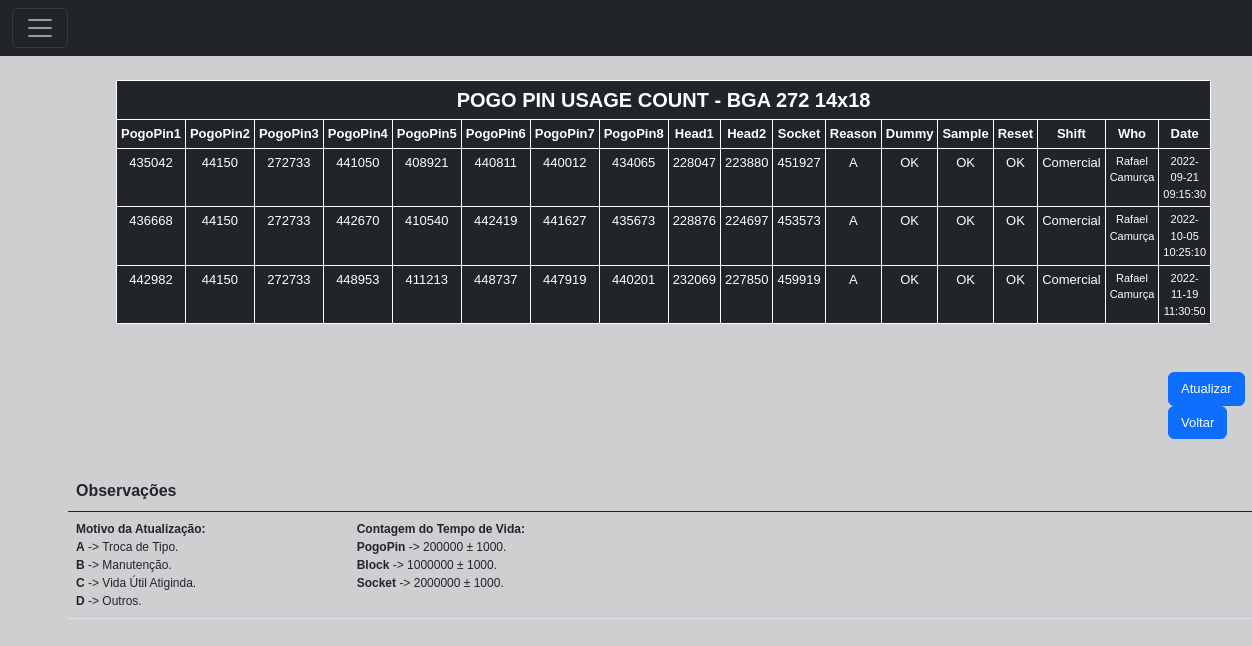
Screenshot of /telas/os/pogopinbga272.php with the database file from the repository.
### tables this page shows
CREATE TABLE `pogopin272` (
  `id` int(11) NOT NULL,
  `pogopin1` int(6) NOT NULL,
  `pogopin2` int(6) NOT NULL,
  `pogopin3` int(6) NOT NULL,
  `pogopin4` int(6) NOT NULL,
  `pogopin5` int(6) NOT NULL,
  `pogopin6` int(6) NOT NULL,
  `pogopin7` int(6) NOT NULL,
  `pogopin8` int(6) NOT NULL,
  `head1` int(6) NOT NULL,
  `head2` int(6) NOT NULL,
  `socket` int(7) NOT NULL,
  `reason` varchar(10) NOT NULL,
  `dummy` varchar(10) NOT NULL,
  `count` varchar(10) NOT NULL,
  `goldensample` varchar(6) NOT NULL,
  `shift` varchar(10) NOT NULL,
  `who` varchar(20) NOT NULL,
  `date` datetime NOT NULL DEFAULT current_timestamp()
);

### telas/os/pogopinbga272.php (the view, shortened to what this page needs)
<?php
include_once("/xampp/htdocs/ccbs/php/bd/conexao.php");
$sql = "SELECT * FROM pogopin272";
$result = $conn->query($sql);
?>
<!DOCTYPE html>
<html lang="ptbr">
<head>
    <link href="http://cdn.jsdelivr.net/npm/bootstrap@5.0.2/dist/css/bootstrap.min.css" rel="stylesheet">
    <link href="https://cdn.jsdelivr.net/npm/bootstrap@5.2.2/dist/css/bootstrap.min.css" rel="stylesheet">
    <link rel="stylesheet" href="/ccbs/CSSS/OS/pogopin_consulta.css">
</head>
<body>
    <nav class="navbar navbar-dark bg-dark fixed-top">
    <div class="container-fluid">
        <button class="navbar-toggler" type="button" data-bs-toggle="offcanvas" data-bs-target="#offcanvasDarkNavbar" aria-controls="offcanvasDarkNavbar">
        <span class="navbar-toggler-icon"></span>
        </button>
    </div>
    </nav>
    <div class="container">
        <div class="m-5">
            <table class="table table-hover table-bordered table-sm table-dark" style="border-color: white; font-size:small;">
                <thead>
                    <tr>
                        <th scope="col" colspan="18" style='text-align: center; font-size: 20px;'>POGO PIN USAGE COUNT - BGA 272 14x18</th>
                    </tr>
                    <tr>
                        <th scope="col" style='text-align: center'>PogoPin1</th>
                        <th scope="col" style='text-align: center'>PogoPin2</th>
                        <th scope="col" style='text-align: center'>PogoPin3</th>
                        <th scope="col" style='text-align: center'>PogoPin4</th>
                        <th scope="col" style='text-align: center'>PogoPin5</th>
                        <th scope="col" style='text-align: center'>PogoPin6</th>
                        <th scope="col" style='text-align: center'>PogoPin7</th>
                        <th scope="col" style='text-align: center'>PogoPin8</th>
                        <th scope="col" style='text-align: center'>Head1</th>
                        <th scope="col" style='text-align: center'>Head2</th>
                        <th scope="col" style='text-align: center'>Socket</th>
                        <th scope="col" style='text-align: center'>Reason</th>
                        <th scope="col" style='text-align: center'>Dummy</th>
                        <th scope="col" style='text-align: center'>Sample</th>
                        <th scope="col" style='text-align: center'>Reset</th>
                        <th scope="col" style='text-align: center'>Shift</th>
                        <th scope="col" style='text-align: center'>Who</th>
                        <th scope="col" style='text-align: center'>Date</th>
                    </tr>
                </thead>
                <tbody>
                    <?php
                        while($user_data = mysqli_fetch_assoc($result))
                        {
                            echo "<tr>";
                            echo "<td style='text-align: center'>".$user_data['pogopin1']."</td>";
                            echo "<td style='text-align: center'>".$user_data['pogopin2']."</td>";
                            echo "<td style='text-align: center'>".$user_data['pogopin3']."</td>";
                            echo "<td style='text-align: center'>".$user_data['pogopin4']."</td>";
                            echo "<td style='text-align: center'>".$user_data['pogopin5']."</td>";
                            echo "<td style='text-align: center'>".$user_data['pogopin6']."</td>";
                            echo "<td style='text-align: center'>".$user_data['pogopin7']."</td>";
                            echo "<td style='text-align: center'>".$user_data['pogopin8']."</td>";
                            echo "<td style='text-align: center'>".$user_data['head1']."</td>";
                            echo "<td style='text-align: center'>".$user_data['head2']."</td>";
                            echo "<td style='text-align: center'>".$user_data['socket']."</td>";
                            echo "<td style='text-align: center'>".$user_data['reason']."</td>";
                            echo "<td style='text-align: center'>".$user_data['dummy']."</td>";
                            echo "<td style='text-align: center'>".$user_data['goldensample']."</td>";
                            echo "<td style='text-align: center'>".$user_data['count']."</td>";
                            echo "<td style='text-align: center'>".$user_data['shift']."</td>";
                            echo "<td style='text-align: center; font-size: 11px;'>".$user_data['who']."</td>";
                            echo "<td style='text-align: center; font-size: 11px;'>".$user_data['date']."</td>";
                        }
                    ?>
                </tbody>
                </table>
        </div>
        <div class="continue-button" style="margin-left: 1100px;">
            <a class="btn btn-primary" href="updatepogopinbga272.php" role="button" style="font-size: small;">Atualizar</a>
            <a class="btn btn-primary" href="../menu.php" role="button" style="font-size: small;">Voltar</a>
        </div>
        <div class="table" style="position: absolute;">
            <table class="table">
            <thead>
                <tr>
                    <th scope="col" colspan="2" style="text-align: left; font-size: 16px; padding-top: 2.5rem;">Observações</th>
                </tr>
            </thead>
            <tbody>
                <tr>
                    <td style="width: 50px; font-size: 12px;"><b>Motivo da Atualização:</b><br>
                                                                <b>A</b> -> Troca de Tipo.<br>
                                                                <b>B</b> -> Manutenção.<br>
                                                                <b>C</b> -> Vida Útil Atiginda.<br>
                                                                <b>D</b> -> Outros.<br></td>
                    <td style="width: 300px; font-size: 12px;"><b>Contagem do Tempo de Vida:</b><br>
                                                <b>PogoPin</b> -> 200000 ± 1000.<br>
                                                <b>Block</b> -> 1000000 ± 1000. <br>
                                                <b>Socket</b> -> 2000000 ± 1000. <br></td>
                </tr>
            </tbody>
            </table>
        </div>
    </div>
</body>
</html>

### CSSS/OS/pogopin_consulta.css (style rules this page uses)
* { padding: 0; margin: 0; box-sizing: border-box; font-family: 'Inter-Tight', sans-serif; }
body { width: 100%; height: 100vh; justify-content: center; align-items: center; background: #63636d4d; }
.container { padding-top: 2rem; width: 100%; }

### rows the page displays
pogopin272: pogopin1 "435042", pogopin2 "44150", pogopin3 "272733", pogopin4 "441050", pogopin5 "408921", pogopin6 "440811", pogopin7 "440012", pogopin8 "434065", head1 "228047", head2 "223880", socket "451927", reason "A", dummy "OK", goldensample "OK", count "OK", shift "Comercial", who "Rafael Camurça", date "2022-09-21 09:15:30"
pogopin272: pogopin1 "436668", pogopin2 "44150", pogopin3 "272733", pogopin4 "442670", pogopin5 "410540", pogopin6 "442419", pogopin7 "441627", pogopin8 "435673", head1 "228876", head2 "224697", socket "453573", reason "A", dummy "OK", goldensample "OK", count "OK", shift "Comercial", who "Rafael Camurça", date "2022-10-05 10:25:10"
pogopin272: pogopin1 "442982", pogopin2 "44150", pogopin3 "272733", pogopin4 "448953", pogopin5 "411213", pogopin6 "448737", pogopin7 "447919", pogopin8 "440201", head1 "232069", head2 "227850", socket "459919", reason "A", dummy "OK", goldensample "OK", count "OK", shift "Comercial", who "Rafael Camurça", date "2022-11-19 11:30:50"
